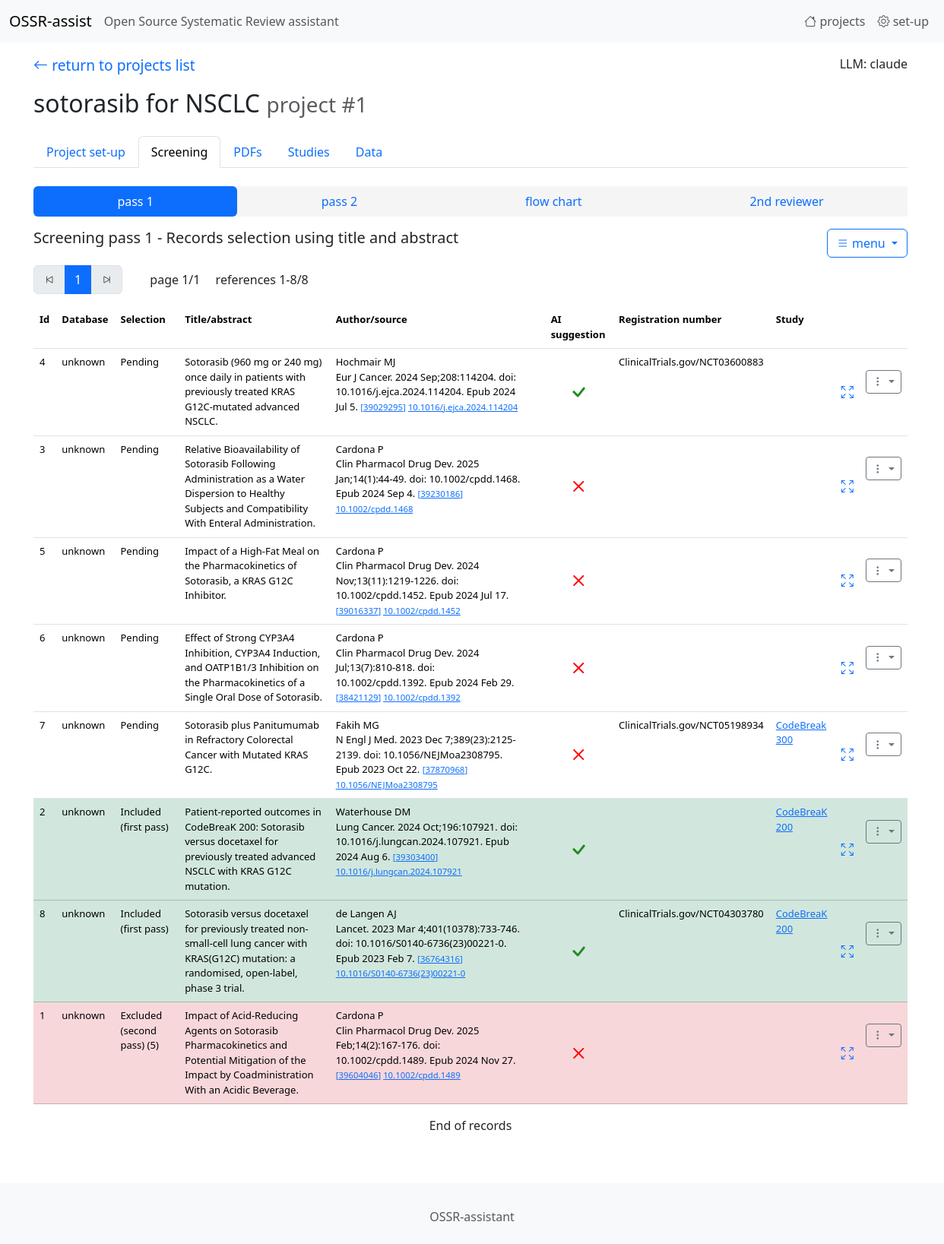
The page /records/list/1/ on the database as committed earlier.
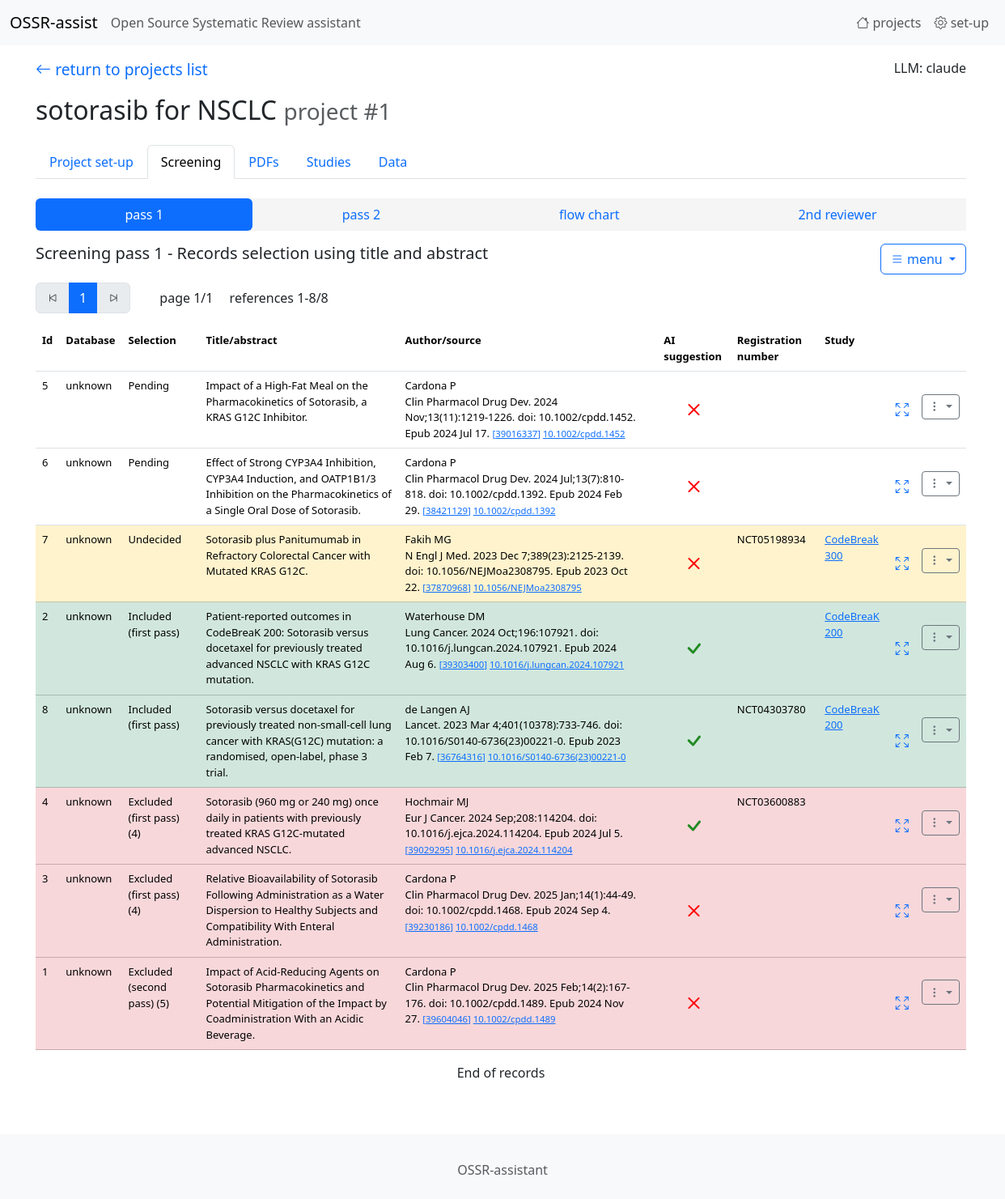
The same page on the database as committed later.
### tables this page shows
CREATE TABLE "projects"
(
    id                   integer
        constraint projects_pk
            primary key autoincrement,
    name                 TEXT,
    green_words          TEXT default "",
    red_words            TEXT default "",
    eligibility_criteria TEXT default "",
    type_of_study        INT  default 0
, prompt_selection_user TEXT default "", prompt_selection_system TEXT);

CREATE TABLE "records"
(
    id                  integer
        constraint records_pk
            primary key,
    project             integer,
    pmid                integer,
    DOI                 TEXT,
    source              TEXT,
    abstract            TEXT,
    AI_decision         integer default 0,
    AI_answer           TEXT,
    url                 TEXT,
    registration_number TEXT,
    acronym             TEXT,
    author1             TEXT,
    title               TEXT,
    selection           integer default 0,
    exclusion_reason    integer default 0,
    database            integer default 0
);

CREATE TABLE studies
(
    id      integer
        constraint studies_pk
            primary key autoincrement,
    name    TEXT,
    project integer
, registration_number TEXT);

### app.py (the view)
@app.route('/records/list/<int:project_id>/', defaults={'pass_number': 1, 'page': 1})
@app.route('/records/list/<int:project_id>/<int:pass_number>/', defaults={'page': 1})
@app.route('/records/list/<int:project_id>/<int:pass_number>/<int:page>')
def endpoint_records_list(project_id, pass_number, page):
    return records_list(project_id, pass_number, page)

### AI_utils.py (called while the page is built)
def is_API_KEY_available(llm_name):
    if llm_name == LLM_Name_Enum.OPENAI.value:
        if "OPENAI_API_KEY" in os.environ and os.environ["OPENAI_API_KEY"]!="": return True
    elif llm_name == LLM_Name_Enum.ANTHROPIC.value:
        if "ANTHROPIC_API_KEY" in os.environ and os.environ["ANTHROPIC_API_KEY"] != "": return True
    elif llm_name == LLM_Name_Enum.DEEPSEEK.value:
        if "HYPERBOLIC_API_KEY" in os.environ and os.environ["HYPERBOLIC_API_KEY"] != "": return True
    elif llm_name == LLM_Name_Enum.MISTRAL.value:
        if "MISTRAL_API_KEY" in os.environ and os.environ["MISTRAL_API_KEY"] != "": return True
    return False

def is_primary_LLM_available():
    if current_app.config["LLM_NAME"] is None or current_app.config["LLM_NAME"].strip()=="": return False
    llm_name = current_app.config["LLM_NAME"]
    if is_API_KEY_available(llm_name): return True
    return False

### records.py (called while the page is built)
def format_AI_screening_suggestion(s):
    if s is None: return ""
    if type(s) is str:
        s = s.replace('\n', "<br/>").replace('"','\'')
    else:
        s = s.decode('utf-8').replace('\n', "<br/>").replace('"','\'')
    s = s.replace('\n', "<br/>")
    s = re.sub(r'\bstudy is eligible\b', f"<span style='color: green; font-weight: bold;'>study is eligible</span>", s, flags=re.IGNORECASE)
    s = re.sub(r'\bstudy is not eligible\b', f"<span style='color: red; font-weight: bold;'>study is not eligible</span>", s, flags=re.IGNORECASE)
    return s

### utils.py (called while the page is built)
def get_db_connection():
    conn = sqlite3.connect(DB_PATH)
    conn.row_factory = sqlite3.Row
    return conn

def sql_select_fetchone(sql, parameters):
    with get_db_connection() as con:
        cur = con.cursor()
        res = cur.execute(sql, parameters)
        r = res.fetchone()
        cur.close()
    return r

def sql_select_fetchall(sql, parameters):
    with get_db_connection() as con:
        cur = con.cursor()
        res = cur.execute(sql, parameters)
        rows = res.fetchall()
        columns = [column[0] for column in cur.description]
        result = [dict(zip(columns, row)) for row in rows]
        cur.close()
    return result

### templates/records_list.html (shortened to what this page needs)
{% extends 'base.html' %}
{% block content %}
    {% set page = 'screening' %}
    {% include '_navbar1.html' %}
    <div class="mb-3" >
        <ul class="nav nav-pills nav-fill" style="background-color: whitesmoke;">
            <li class="nav-item">
                <a class="nav-link {% if pass_number==1 %}active{% endif %}" href="/records/list/{{ project_id }}/1/1">pass 1</a>
            </li>
            <li class="nav-item">
                <a class="nav-link {% if pass_number==2 %}active{% endif %}" href="/records/list/{{ project_id }}/2/1">pass 2</a>
            </li>
            <li class="nav-item">
                <a class="nav-link" href="/records/flowchart/{{ project_id }}"
                   style="">flow chart</a>
            </li>
            <li class="nav-item">
                <a class="nav-link" href="/records/second_reviewer/{{ project_id }}"
                   style="" title="compare with the selection performed by the 2nd reviewer">
                    2nd reviewer
                </a>
            </li>
        </ul>
    </div>
    <h5 class="mt-0 mb-4">
        <div class="dropdown" style="float: right; ">
            <button class="btn btn-outline-primary dropdown-toggle" type="button" data-bs-toggle="dropdown"
                    aria-expanded="false">
                <i class="bi bi-list"></i> menu
            </button>
        </div>
        {% if pass_number==1 %}Screening pass 1 - Records selection using title and abstract{% endif %}
    </h5>
    {% if records %}
        <div>
            <nav aria-label="Page navigation example" style="display: inline-block;  vertical-align: center;">
                <ul class="pagination">
                    <li class="page-item">
                        <a class="page-link {% if i_page<=1 %}disabled{% endif %}"
                           href="/records/list/{{ project_id }}/{{ pass_number }}/{{ 1 }}" aria-label="Previous">
                            <i class="bi bi-skip-start"></i>
                        </a>
                    </li>
                    <li class="page-item"><a class="page-link active"
                                             href="/records/list/{{ project_id }}/{{ pass_number }}/{{ i_page }}">{{ i_page }}</a>
                    </li>
                    <li class="page-item">
                        <a class="page-link {% if i_page == n_page %}disabled{% endif %}"
                           href="/records/list/{{ project_id }}/{{ pass_number }}/{{ n_page }}" aria-label="Next">
                            <i class="bi bi-skip-end"></i>
                        </a>
                    </li>
                </ul>
            </nav>
            <div style="display: inline-block;  vertical-align: center; margin-left: 2em;">
                page {{ i_page }}/{{ n_page }}
            </div>
            <div style="display: inline-block;  vertical-align: center; margin-left: 1em;">
                references {{ first_reference }}-{{ last_reference }}/{{ n_reference }}
            </div>
        </div>
        <table class="table table-condensed table-hover" style="font-size: small;">
            <tr>
                <th>Id</th>
                <th>Database</th>
                <th>Selection</th>
                <th>Title/abstract</th>
                <th>Author/source</th>
                <th></th>
                <th>AI suggestion</th>
                <th>Registration number</th>
                <th>Study</th>
                <th></th>
                <th></th>
            </tr>
            {% for record in records %}
                <tr class="{{ record["selection_class"] }}">
                    <td>{{ record["id"] }}</td>
                    <td>{{ record["database"] }}</td>
                    <td>
                        {% if record["exclusion_reason"]!=0 %}
                            <span data-bs-toggle="popover" data-bs-title="Exclusion reason" data-bs-html="true"
                                  data-bs-placement="bottom" data-bs-trigger="hover" data-bs-container="body"
                                  data-bs-content="{{ record["exclusion_reason_text"] }}">
                        {{ record["selection_text"] }} ({{ record["selection"] }})
                    </span>
                        {% else %}
                            {{ record["selection_text"] }}
                        {% endif %}
                    </td>
                    <td>
                <span data-bs-toggle="popover" data-bs-title="Abstract" data-bs-html="true" data-bs-placement="bottom"
                      data-bs-trigger="hover" data-bs-container="body"
                      data-bs-custom-class="popover-custom"
                      data-bs-content="{{ record["abstract"] }}">
                    {{ record["title"] }}
                </span>
                    </td>
                    <td>
                        {{ record["author1"] }} <br/> {{ record["source"] }}
                        <small>
                            <a href="https://pubmed.ncbi.nlm.nih.gov/{{ record["pmid"] }}/"
                               target="_blank">[{{ record["pmid"] }}]</a>
                            <a href="https://doi.org/{{ record["DOI"] }}/" target="_blank">{{ record["DOI"] }}</a>
                        </small>
                    </td>
                    <td>
                    </td>
                    <td class="align-middle text-center">
                        <span data-bs-toggle="popover" data-bs-title="AI screening" data-bs-html="true"
                              data-bs-placement="bottom" data-bs-trigger="hover" data-bs-container="body"
                              data-bs-custom-class="popover-custom"
                              data-bs-content="{{ record["AI_answer"] | safe }}">
                            {{ record["AI_decision"] | safe }}
                        </span>
                    </td>
                    <td>{{ record["registration_number"] }}</td>
                    <td>
                        {% if record["study_name"] is not none %}
                            {% if record["study_name"] =="create study" %}
                                <a href="/records/create_study/{{ project_id }}/{{ record["id"] }}/{{ pass_number }}">create
                                    study</a>
                            {% else %}
                                <a href="/study/fullscreen/tab1/{{ record["study_id"] }}/{{ project_id }}/{{ record["id"] }}" >
                                {{ record["study_name"] }}
                                </a>
                            {% endif %}
                        {% endif %}
                    </td>
                    <td class="" style="vertical-align: middle;">
                        {% if pass_number==1 %}
                            <a href="/records/screening_pass1_window/{{ record["id"] }}/{{ project_id }}"><i
                                    class="bi bi-arrows-fullscreen" style="font-size: 1rem;"></i></a>
                        {% else %}
                            <a href="/records/screening_pass2_window/{{ record["id"] }}/{{ project_id }}"><i
                                    class="bi bi-arrows-fullscreen" style="font-size: 1rem;"></i></a>
                        {% endif %}
                    </td>
                    <td class="" style="margin-right: 2em; vertical-align: center;">&nbsp;
                        <div class="dropdown align-middle">
                            <button class="btn btn-outline-secondary btn-sm dropdown-toggle" type="button"
                                    data-bs-toggle="dropdown" aria-expanded="false">
                                <i class="bi bi-three-dots-vertical"></i>
                            </button>
                        </div>
                    </td>
                </tr>
            {% endfor %}
        </table>
    {% endif %}
    <p class="text-center">
        {% if (i_page + 1) <= n_page %}
            <a class="btn btn-outline-primary" href="/records/list/{{ project_id }}/{{ pass_number }}/{{ i_page + 1 }}">
                Next <i class="bi bi-arrow-right"></i>
            </a>
        {% else %}
            End of records
        {% endif %}
    </p>
{% endblock %}

### templates/base.html (shortened to what this page needs)
<!DOCTYPE html>
<html lang="en" class="min-vh-100">
<head>
    <link rel="stylesheet" href="{{ url_for('static',filename='ccs1.css') }}">
    <link href="https://cdn.jsdelivr.net/npm/bootstrap@5.3.5/dist/css/bootstrap.min.css" rel="stylesheet">
    <link rel="stylesheet" href="https://cdn.jsdelivr.net/npm/bootstrap-icons@1.11.3/font/bootstrap-icons.min.css">
</head>
<body class="d-flex flex-column min-vh-100">
<nav class="navbar navbar-expand-lg bg-body-tertiary">
  <div class="container-fluid">
    <a class="navbar-brand" href="{{ url_for('endpoint_home')}}">OSSR-assist </a>
      <span class="navbar-text">Open Source Systematic Review assistant</span>
    <div class="collapse navbar-collapse" id="navbarSupportedContent">
      <ul class="navbar-nav navbar-right mb-2 mb-lg-0">
            <li class="nav-item">
                <a class="nav-link " aria-current="page" href="{{ url_for('endpoint_home')}}"><i class="bi bi-house"></i> projects</a>
            </li>
            <li class="nav-item">
                <a href="/setup" class="nav-link " >
                    <i class="bi bi-gear"></i> set-up
                </a>
            </li>
      </ul>
    </div>
  </div>
</nav>
<div class="container-fluid flex-grow-1" style="margin-left: 2em; padding-right: 5em; margin-right: 5em;" role="alert">
{%  block content %}{% endblock %}
</div>
<br/><br/>
<footer class="footer mt-auto py-4 bg-light" >
    <div class="container">
        <div class="row">
            <div class="col text-center">
                <p class="mt-2 mb-0 text-muted">OSSR-assistant</p>
            </div>
        </div>
    </div>
</footer>
</body>
</html>

### templates/_navbar1.html (shortened to what this page needs)
<p class="mt-3 mb-3">
    <a href="{{ url_for('endpoint_home')}}" class="return_arrow">
    <i class="bi bi-arrow-left"></i> return to projects list
    </a>
    <span style="float: right;">
        LLM: {{ LLM_name }}
    </span>
</p>
<h2>
    {{ project_name }}
    <small class="text-body-secondary">project #{{ project_id }}</small>
</h2>
<ul class="nav nav-tabs mb-4 mt-4">
  <li class="nav-item">
    <a class="nav-link {% if page=='setup' %}active{% endif %}" href="/project/edit/{{ project_id }}">
        Project set-up
    </a>
  </li>
  <li class="nav-item">
    <a class="nav-link {% if page=='screening' %}active{% endif %}" href="/records/list/{{ project_id }}/1">Screening</a>
  </li>
  <li class="nav-item">
    <a class="nav-link {% if page=='pdf' %}active{% endif %}" href="/pdfs/list/{{ project_id }}">PDFs</a>
  </li>
  <li class="nav-item">
    <a class="nav-link {% if page=='studies' %}active{% endif %}" href="/studies/list/{{ project_id }}">Studies</a>
  </li>
  <li class="nav-item">
    <a class="nav-link {% if page=='data' %}active{% endif %}" href="/data/list1/{{ project_id }}">Data</a>
  </li>
</ul>

### static/ccs1.css (style rules this page uses)
a { text-decoration: none; }
.return_arrow { font-size: 1.2em; text-decoration: none; }

Rows that differ between the two databases and show on the page:
changed records "Fakih MG": selection_text "Pending" → "Undecided"; registration_number "ClinicalTrials.gov/NCT05198934" → "NCT05198934"
changed records "de Langen AJ": registration_number "ClinicalTrials.gov/NCT04303780" → "NCT04303780"
changed records "Hochmair MJ": exclusion_reason 0 → 7 (drawn); selection (not shown) → "4"; registration_number "ClinicalTrials.gov/NCT03600883" → "NCT03600883"; selection_text "Pending" → "Excluded (first pass)"; moves down the list
changed records "10.1002/cpdd.1468": exclusion_reason 0 → 5 (drawn); selection (not shown) → "4"; selection_text "Pending" → "Excluded (first pass)"; moves down the list
